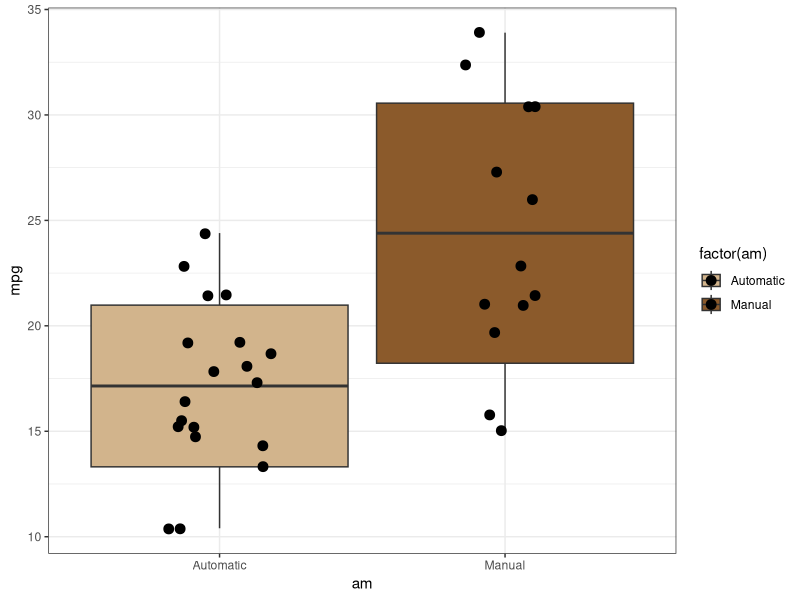
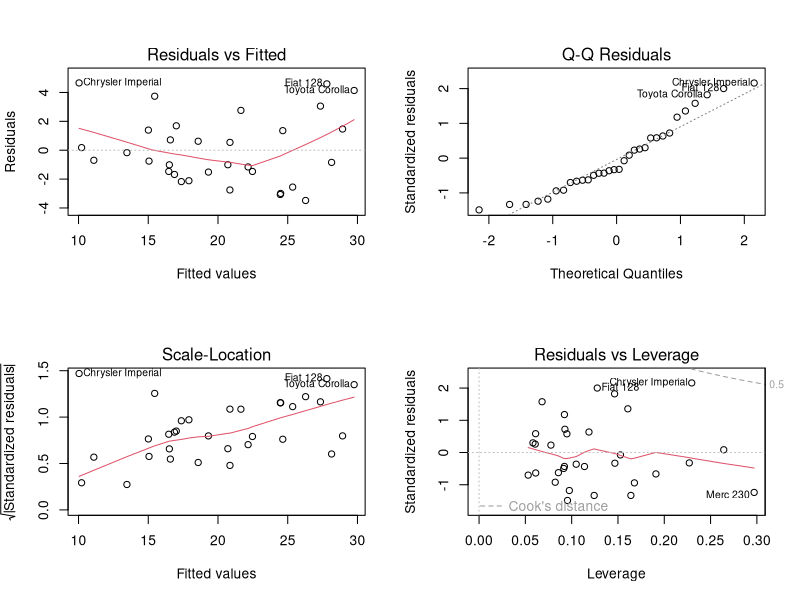

R code for these plots, in order:
## ---- chunk 1
data(mtcars)
mtcars$am <- factor(mtcars$am, levels=c(0:1), labels=c("Automatic","Manual"))
fit1 <- lm(mpg ~ am,mtcars)
summary(fit1)$coefficients
summary(fit1)$adj.r.squared
## ---- chunk 2
fit_all <- lm(mpg~.,mtcars)
step(fit_all,trace=FALSE)
## ---- chunk 3
fit_best <- lm(mpg ~ wt + qsec + am, data = mtcars)
summary(fit_best)$coefficients
summary(fit_best)$adj.r.squared
## ---- chunk 4
min.mean.sd.max <- function(x) {
    r <- c(min(x), mean(x) - sd(x), mean(x), mean(x) + sd(x), max(x))
    names(r) <- c("ymin", "lower", "middle", "upper", "ymax")
    r
}
library(ggplot2)
library(scales)
plot1 <- ggplot( aes(x=am,y=mpg,fill=factor(am)), data = mtcars) + scale_fill_manual(values = alpha(c("tan", "tan4"))) + theme_bw()
plot1 <- plot1 + stat_summary(fun.data = min.mean.sd.max, geom = "boxplot")  +geom_jitter(position=position_jitter(width=.2), size=3) 
plot1
## ---- chunk 5
par(mfrow=c(2,2))
plot(fit_best)
